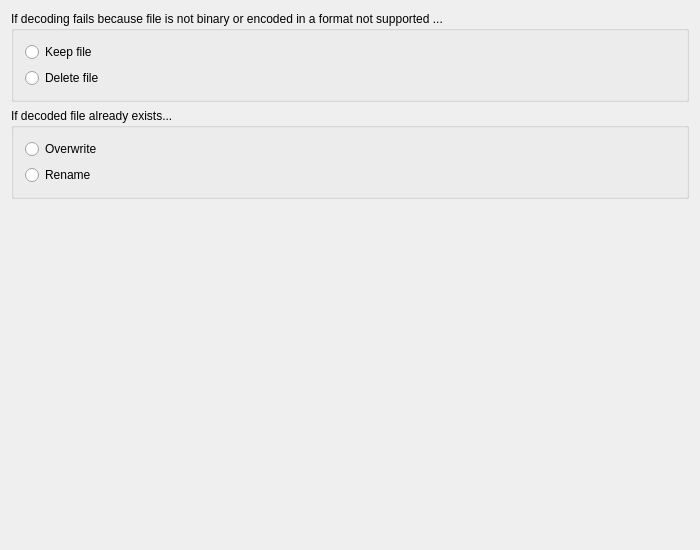
<?xml version="1.0" encoding="UTF-8"?>
<ui version="4.0">
 <class>PrefDecodeLayout</class>
 <widget class="QWidget" name="PrefDecodeLayout">
  <property name="geometry">
   <rect>
    <x>0</x>
    <y>0</y>
    <width>700</width>
    <height>550</height>
   </rect>
  </property>
  <property name="windowTitle">
   <string>Decoding options</string>
  </property>
  <layout class="QVBoxLayout">
   <item>
    <widget class="QGroupBox" name="groupBox_2">
     <property name="title">
      <string>If decoding fails because file is not binary or encoded in a format not supported ...</string>
     </property>
     <layout class="QVBoxLayout" name="verticalLayout_2">
      <item>
       <widget class="QRadioButton" name="keepBtn">
        <property name="text">
         <string>Keep file</string>
        </property>
       </widget>
      </item>
      <item>
       <widget class="QRadioButton" name="deleteBtn">
        <property name="text">
         <string>Delete file</string>
        </property>
       </widget>
      </item>
     </layout>
    </widget>
   </item>
   <item>
    <widget class="QGroupBox" name="groupBox">
     <property name="title">
      <string>If decoded file already exists...</string>
     </property>
     <layout class="QVBoxLayout" name="verticalLayout">
      <item>
       <widget class="QRadioButton" name="overwriteBtn">
        <property name="text">
         <string>Overwrite</string>
        </property>
       </widget>
      </item>
      <item>
       <widget class="QRadioButton" name="renameBtn">
        <property name="text">
         <string>Rename</string>
        </property>
       </widget>
      </item>
     </layout>
    </widget>
   </item>
   <item>
    <spacer name="spacer2">
     <property name="orientation">
      <enum>Qt::Vertical</enum>
     </property>
     <property name="sizeType">
      <enum>QSizePolicy::Expanding</enum>
     </property>
     <property name="sizeHint" stdset="0">
      <size>
       <width>20</width>
       <height>40</height>
      </size>
     </property>
    </spacer>
   </item>
  </layout>
 </widget>
 <layoutdefault spacing="6" margin="11"/>
 <resources/>
 <connections/>
</ui>
